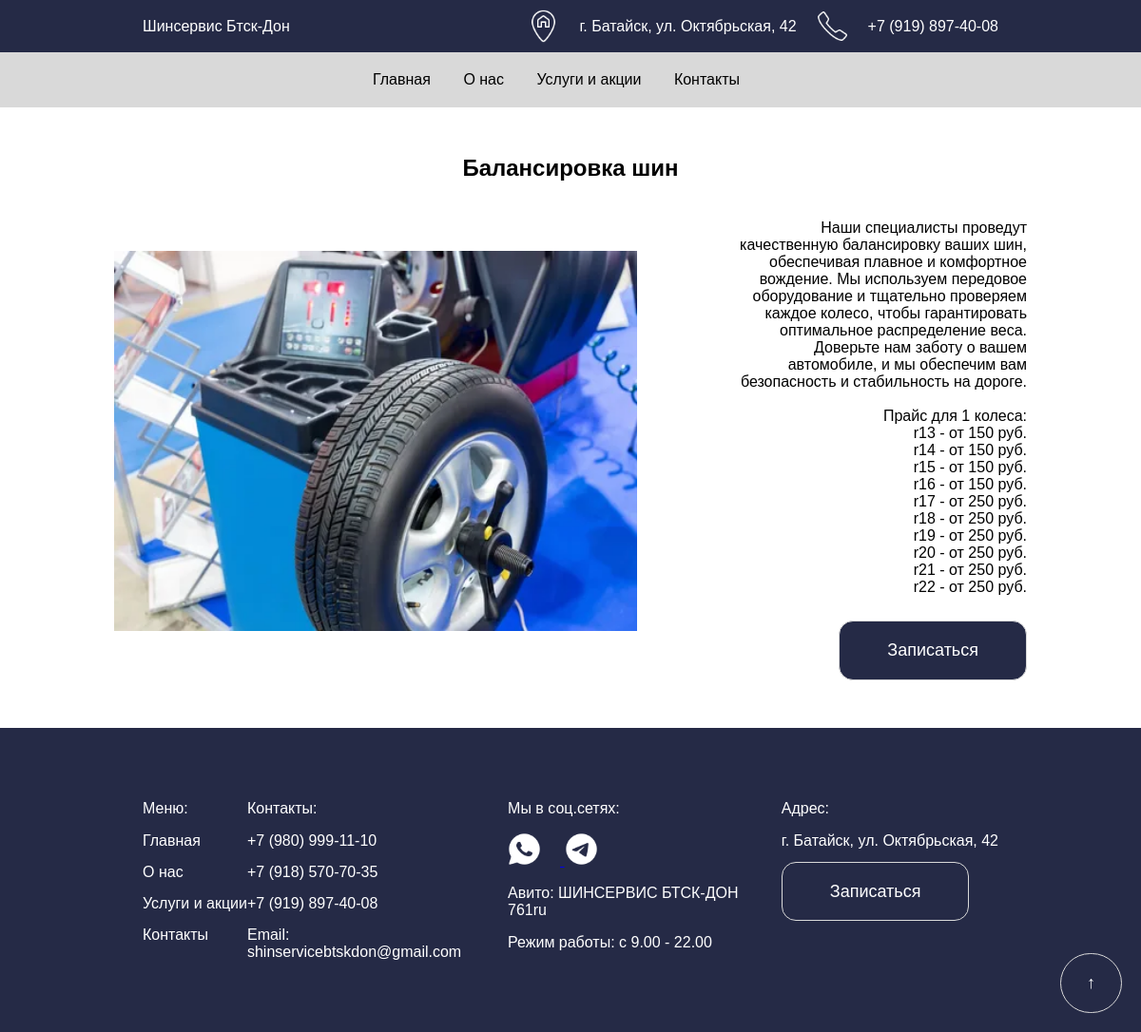
/service/5/, run on the app's committed database.
### main/models.py (models this page shows, shortened)
class Service(models.Model):
    name = models.TextField()
    photo = models.ImageField(upload_to='services_photos/')
    full_description = models.TextField()

### main/views.py (the view)
# urls.py: path('service/<int:id>/', views.service_detail_view, name='service_detail'),
def service_detail_view(request, id):
    service = Service.objects.get(pk=id)
    return render(request, 'main/service_detail.html', {'service': service})

### main/templates/main/service_detail.html (shortened to what this page needs)
{% extends 'main/layout.html' %}
{% load static %}
{% block content %}
<section class="top">
<h1 class="name_uslug">{{ service.name }}</h1>
<div class="service-detail-container">
    <div>
        <img class="photo_uslug2" src="{{ service.photo.url }}" alt="{{ service.name }}">
    </div>
    <div class="right_usluga">
    <div class="full_description2">
        <p>{{ service.full_description|linebreaksbr }}</p>
    </div>
    <a href="{% url 'uslugi' %}#booking_form" class="button">Записаться</a>
    </div>
</div>
</section>
{% endblock %}

### main/static/shinka/css/styles.css (style rules this page uses)
@media (min-width: 1024px) { body { font-family: Arial, sans-serif; margin: 0; padding: 0; } }
@media (min-width: 1024px) { .button { text-decoration: none; background-color: #252A46; color: white; border: 1px solid #D9D9D9; padding: 20px 50px; border-radius: 15px; font-size: 18px; cursor: pointer; transition: background-color 0.3s, color 0.3s, transform 0.3s; margin-top:10px; } }
@media (min-width: 1024px) { html, body { width: 100%; overflow-x: hidden; } }
@media (min-width: 1024px) { .name_uslug { margin-top: 10px; text-align: center; } }
@media (min-width: 1024px) { .top { margin: 50px 0px;; } }
@media (min-width: 1024px) { .service-detail-container { display: flex; align-items: center; justify-content: flex-end; margin: 2% 10%; } }
@media (min-width: 1024px) { .right_usluga { display: flex; flex-direction: column; align-items: flex-end; } }
@media (min-width: 1024px) { .photo_uslug2 { width: 550px; height: 400px; margin-right: 20px; } }
@media (min-width: 1024px) { .full_description2 { text-align: right; padding-left:20%; } }

### data on the page
Service: name "Балансировка шин", photo (picture), full_description "Наши специалисты проведут качественную балансировку ваших шин, обеспечивая плавное и комфортное вождение. Мы используем передовое оборудование и тщательно проверяем каждое колесо, чтобы гарантировать оптимальное распределение веса. Доверьте нам заботу о вашем автомобиле, и мы обеспечим вам безопасность и стабильность на дороге. Прайс для 1 колеса: r13 - от 150 руб. r14 - от 150 руб. r15 - от 150 руб. r16 - от 150 руб. r17 - от 250 руб. r18 - от 250 руб. r19 - от 250 руб. r20 - от 250 руб. r21 - от 250 руб. r22 - от 250 руб."
